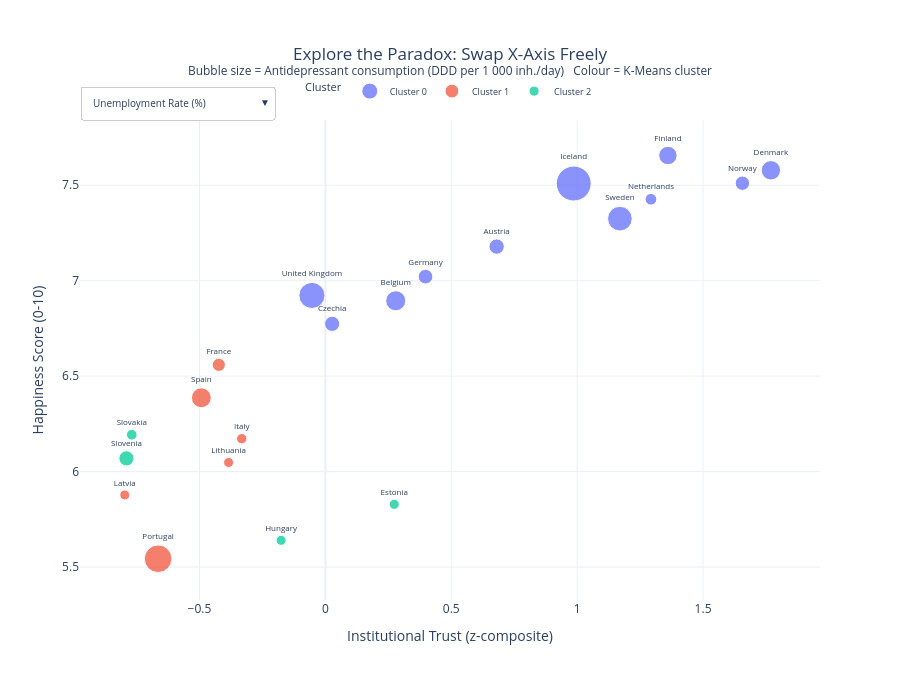

The notebook cell this image was saved under:
### Markdown cell above
#### Chart 7 — Enhanced Bubble Chart: Explore the Paradox (Swappable X-Axis)

This is the **reader-exploration** phase of the Martini Glass structure. The bubble chart defaults to Institutional Trust on the x-axis and Happiness on the y-axis, with **bubble size encoding antidepressant consumption** and color encoding representing the 3 different clusters.

### Code cell
# Enhanced Bubble Chart with ESS Dropdown Axes
# Overwrites the existing bubble chart with additional ESS axis options

x_options_enhanced = {
    "Unemployment Rate (%)": df["Unemployment"].values,
    "GINI Index": df["GINI"].values,
    "Institutional Trust (z-composite)": df["Institutional_Trust"].values,
    "Social Connection (z-composite)": df["Social_Connection"].values,
    "Trust in People (0-10)": df["ppltrst"].values,
    "Satisfaction w/ Democracy (0-10)": df["stfdem"].values,
}

fig = go.Figure()

default_x = "Institutional Trust (z-composite)"

for cid in sorted(df["Cluster"].unique()):
    mask = df["Cluster"] == cid
    sub = df[mask]
    hover = [
        f"<b>{row['Country']}</b><br>"
        f"Happiness: {row['Happiness']:.2f}<br>"
        f"Inst. Trust: {row['Institutional_Trust']:.2f}<br>"
        f"Social Conn.: {row['Social_Connection']:.2f}<br>"
        f"Antidepressants: {row['Antidepressants']:.1f} DDD per 1 000 inh./day"
        for _, row in sub.iterrows()
    ]
    fig.add_trace(go.Scatter(
        x=sub["Institutional_Trust"],
        y=sub["Happiness"],
        mode="markers+text",
        text=sub["Country"],
        textposition="top center",
        textfont=dict(size=8),
        marker=dict(
            size=sub["Antidepressants"] / 4,
            color=cluster_colors[cid],
            opacity=0.75,
            line=dict(width=1, color="white"),
            sizemin=5,
        ),
        name=f"Cluster {cid}",
        hovertext=hover,
        hoverinfo="text",
    ))

# Dropdown buttons
buttons = []
for label, x_values in x_options_enhanced.items():
    x_per_trace = []
    for cid in sorted(df["Cluster"].unique()):
        mask = df["Cluster"] == cid
        x_per_trace.append(x_values[mask.values])
    buttons.append(dict(
        label=label,
        method="update",
        args=[{"x": x_per_trace}, {"xaxis.title.text": label}],
    ))

fig.update_layout(
    title=dict(
        text="Explore the Paradox: Swap X-Axis Freely<br>"
             "<sup>Bubble size = Antidepressant consumption (DDD per 1 000 inh./day)   "
             "Colour = K-Means cluster</sup>",
        x=0.5,
    ),
    xaxis_title=default_x,
    yaxis_title="Happiness Score (0-10)",
    legend=dict(orientation="h", x=0.5, xanchor="center", y=1.03, yanchor="bottom",
                title_text="Cluster", font=dict(size=9)),
    updatemenus=[dict(
        type="dropdown", direction="down",
        x=0, xanchor="left", y=1.07, yanchor="top",
        buttons=buttons, showactive=True,
        bgcolor="white", bordercolor="#ccc",
        font=dict(size=10),
    )],
    template="plotly_white", height=680, margin=dict(t=120),
)

fig.write_html("./docs/visualizations/happiness_bubble.html", include_plotlyjs="cdn",
               config={"responsive": True})

print("Saved → ./docs/visualizations/happiness_bubble.html (with ESS axes)")
fig.show()

### Figure 1 — Plotly figure (JSON) as saved in the notebook; plotly's stock layout.template omitted (floating-point values rounded to 4 significant figures)
{"data": [{"hoverinfo": "text", "hovertext": ["<b>Austria</b><br>Happiness: 7.18<br>Inst. Trust: 0.68<br>Social Conn.: 0.66<br>Antidepressants: 61.4 DDD per 1 000 inh./day", "<b>Belgium</b><br>Happiness: 6.89<br>Inst. Trust: 0.28<br>Social Conn.: 0.24<br>Antidepressants: 80.1 DDD per 1 000 inh./day", "<b>Czechia</b><br>Happiness: 6.77<br>Inst. Trust: 0.03<br>Social Conn.: -0.50<br>Antidepressants: 60.6 DDD per 1 000 inh./day", "<b>Denmark</b><br>Happiness: 7.58<br>Inst. Trust: 1.77<br>Social Conn.: 1.22<br>Antidepressants: 77.5 DDD per 1 000 inh./day", "<b>Finland</b><br>Happiness: 7.66<br>Inst. Trust: 1.36<br>Social Conn.: 0.31<br>Antidepressants: 73.5 DDD per 1 000 inh./day", "<b>Germany</b><br>Happiness: 7.02<br>Inst. Trust: 0.40<br>Social Conn.: 0.54<br>Antidepressants: 58.5 DDD per 1 000 inh./day", "<b>Iceland</b><br>Happiness: 7.51<br>Inst. Trust: 0.99<br>Social Conn.: 1.09<br>Antidepressants: 139.8 DDD per 1 000 inh./day", "<b>Netherlands</b><br>Happiness: 7.43<br>Inst. Trust: 1.29<br>Social Conn.: 1.03<br>Antidepressants: 46.7 DDD per 1 000 inh./day", "<b>Norway</b><br>Happiness: 7.51<br>Inst. Trust: 1.66<br>Social Conn.: 1.23<br>Antidepressants: 57.6 DDD per 1 000 inh./day", "<b>Sweden</b><br>Happiness: 7.32<br>Inst. Trust: 1.17<br>Social Conn.: 1.31<br>Antidepressants: 98.5 DDD per 1 000 inh./day", "<b>United Kingdom</b><br>Happiness: 6.92<br>Inst. Trust: -0.05<br>Social Conn.: 0.12<br>Antidepressants: 104.3 DDD per 1 000 inh./day"], "marker": {"color": "#636EFA", "line": {"color": "white", "width": 1}, "opacity": 0.75, "size": [15.35, 20.03, 15.15, 19.36, 18.38, 14.62, 34.95, 11.67, 14.4, 24.63, 26.08], "sizemin": 5}, "mode": "markers+text", "name": "Cluster 0", "text": ["Austria", "Belgium", "Czechia", "Denmark", "Finland", "Germany", "Iceland", "Netherlands", "Norway", "Sweden", "United Kingdom"], "textfont": {"size": 8}, "textposition": "top center", "type": "scatter", "x": [0.6802, 0.2794, 0.02684, 1.769, 1.361, 0.3977, 0.9863, 1.293, 1.656, 1.17, -0.05346], "y": [7.179, 6.895, 6.774, 7.578, 7.656, 7.021, 7.509, 7.426, 7.51, 7.325, 6.923]}, {"hoverinfo": "text", "hovertext": ["<b>France</b><br>Happiness: 6.56<br>Inst. Trust: -0.42<br>Social Conn.: 0.66<br>Antidepressants: 52.5 DDD per 1 000 inh./day", "<b>Italy</b><br>Happiness: 6.17<br>Inst. Trust: -0.33<br>Social Conn.: -0.19<br>Antidepressants: 41.3 DDD per 1 000 inh./day", "<b>Latvia</b><br>Happiness: 5.88<br>Inst. Trust: -0.80<br>Social Conn.: -1.21<br>Antidepressants: 15.7 DDD per 1 000 inh./day", "<b>Lithuania</b><br>Happiness: 6.05<br>Inst. Trust: -0.38<br>Social Conn.: -0.83<br>Antidepressants: 32.1 DDD per 1 000 inh./day", "<b>Portugal</b><br>Happiness: 5.54<br>Inst. Trust: -0.66<br>Social Conn.: 0.18<br>Antidepressants: 110.4 DDD per 1 000 inh./day", "<b>Spain</b><br>Happiness: 6.39<br>Inst. Trust: -0.49<br>Social Conn.: 0.28<br>Antidepressants: 79.5 DDD per 1 000 inh./day"], "marker": {"color": "#EF553B", "line": {"color": "white", "width": 1}, "opacity": 0.75, "size": [13.12, 10.32, 3.921, 8.033, 27.6, 19.86], "sizemin": 5}, "mode": "markers+text", "name": "Cluster 1", "text": ["France", "Italy", "Latvia", "Lithuania", "Portugal", "Spain"], "textfont": {"size": 8}, "textposition": "top center", "type": "scatter", "x": [-0.4232, -0.3323, -0.7966, -0.3845, -0.6643, -0.4927], "y": [6.559, 6.172, 5.877, 6.048, 5.543, 6.387]}, {"hoverinfo": "text", "hovertext": ["<b>Estonia</b><br>Happiness: 5.83<br>Inst. Trust: 0.27<br>Social Conn.: -1.07<br>Antidepressants: 30.8 DDD per 1 000 inh./day", "<b>Hungary</b><br>Happiness: 5.64<br>Inst. Trust: -0.18<br>Social Conn.: -1.66<br>Antidepressants: 29.1 DDD per 1 000 inh./day", "<b>Slovakia</b><br>Happiness: 6.19<br>Inst. Trust: -0.77<br>Social Conn.: -1.20<br>Antidepressants: 42.5 DDD per 1 000 inh./day", "<b>Slovenia</b><br>Happiness: 6.07<br>Inst. Trust: -0.79<br>Social Conn.: -0.31<br>Antidepressants: 60.6 DDD per 1 000 inh./day"], "marker": {"color": "#00CC96", "line": {"color": "white", "width": 1}, "opacity": 0.75, "size": [7.688, 7.279, 10.63, 15.14], "sizemin": 5}, "mode": "markers+text", "name": "Cluster 2", "text": ["Estonia", "Hungary", "Slovakia", "Slovenia"], "textfont": {"size": 8}, "textposition": "top center", "type": "scatter", "x": [0.2736, -0.1758, -0.7689, -0.7901], "y": [5.828, 5.64, 6.193, 6.069]}], "layout": {"height": 680, "legend": {"font": {"size": 9}, "orientation": "h", "title": {"text": "Cluster"}, "x": 0.5, "xanchor": "center", "y": 1.03, "yanchor": "bottom"}, "margin": {"t": 120}, "title": {"text": "Explore the Paradox: Swap X-Axis Freely<br><sup>Bubble size = Antidepressant consumption (DDD per 1 000 inh./day)   Colour = K-Means cluster</sup>", "x": 0.5}, "updatemenus": [{"bgcolor": "white", "bordercolor": "#ccc", "buttons": [{"args": [{"x": [[5.353, 6.709, 3.117, 5.649, 8.108, 3.821, 3.565, 4.791, 4.175, 7.105, 4.539], [9.21, 10.73, 8.342, 7.491, 8.763, 17.3], [5.997, 4.568, 8.056, 6.342]]}, {"xaxis.title.text": "Unemployment Rate (%)"}], "label": "Unemployment Rate (%)", "method": "update"}, {"args": [{"x": [[30.3, 27.18, 25.45, 28.08, 27.28, 31.77, 26.72, 28.03, 27.78, 29.3, 33.03], [31.75, 35.25, 34.9, 36.68, 34.25, 35.1], [31.02, 30.52, 24.55, 24.57]]}, {"xaxis.title.text": "GINI Index"}], "label": "GINI Index", "method": "update"}, {"args": [{"x": [[0.6802, 0.2794, 0.02684, 1.769, 1.361, 0.3977, 0.9863, 1.293, 1.656, 1.17, -0.05346], [-0.4232, -0.3323, -0.7966, -0.3845, -0.6643, -0.4927], [0.2736, -0.1758, -0.7689, -0.7901]]}, {"xaxis.title.text": "Institutional Trust (z-composite)"}], "label": "Institutional Trust (z-composite)", "method": "update"}, {"args": [{"x": [[0.6562, 0.2429, -0.4989, 1.223, 0.3081, 0.5438, 1.088, 1.032, 1.228, 1.308, 0.1215], [0.6645, -0.1874, -1.209, -0.8262, 0.1804, 0.2805], [-1.065, -1.665, -1.199, -0.3078]]}, {"xaxis.title.text": "Social Connection (z-composite)"}], "label": "Social Connection (z-composite)", "method": "update"}, {"args": [{"x": [[5.522, 5.166, 4.964, 7.063, 6.94, 5.399, 6.568, 6.206, 6.76, 6.326, 5.194], [4.675, 4.783, 4.364, 4.675, 4.061, 5.088], [5.606, 4.841, 3.923, 4.484]]}, {"xaxis.title.text": "Trust in People (0–10)"}], "label": "Trust in People (0–10)", "method": "update"}, {"args": [{"x": [[6.414, 5.405, 5.497, 7.341, 6.415, 5.886, 6.01, 6.442, 7.199, 6.432, 5.079], [4.362, 5.119, 4.327, 4.863, 5.114, 4.783], [5.321, 4.515, 4.331, 4.3]]}, {"xaxis.title.text": "Satisfaction w/ Democracy (0–10)"}], "label": "Satisfaction w/ Democracy (0–10)", "method": "update"}], "direction": "down", "font": {"size": 10}, "showactive": true, "type": "dropdown", "x": 0, "xanchor": "left", "y": 1.07, "yanchor": "top"}], "xaxis": {"title": {"text": "Institutional Trust (z-composite)"}}, "yaxis": {"title": {"text": "Happiness Score (0-10)"}}}}
